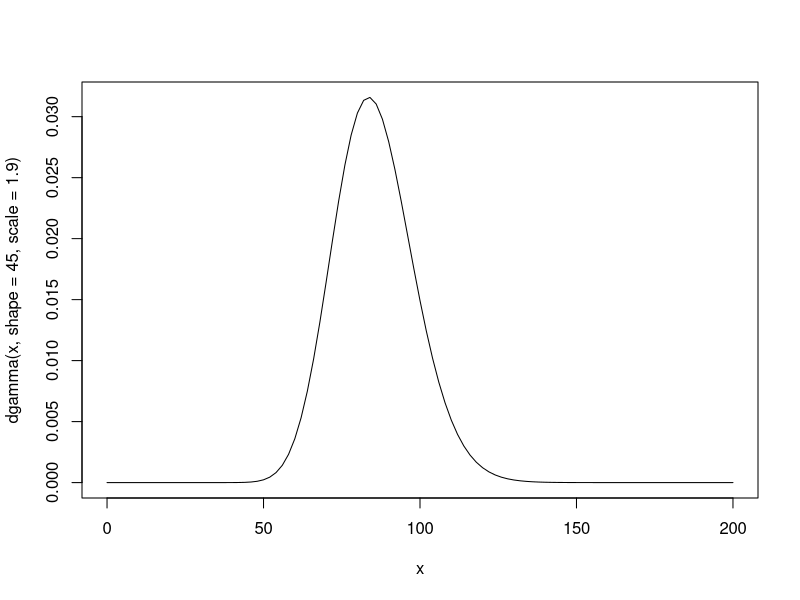
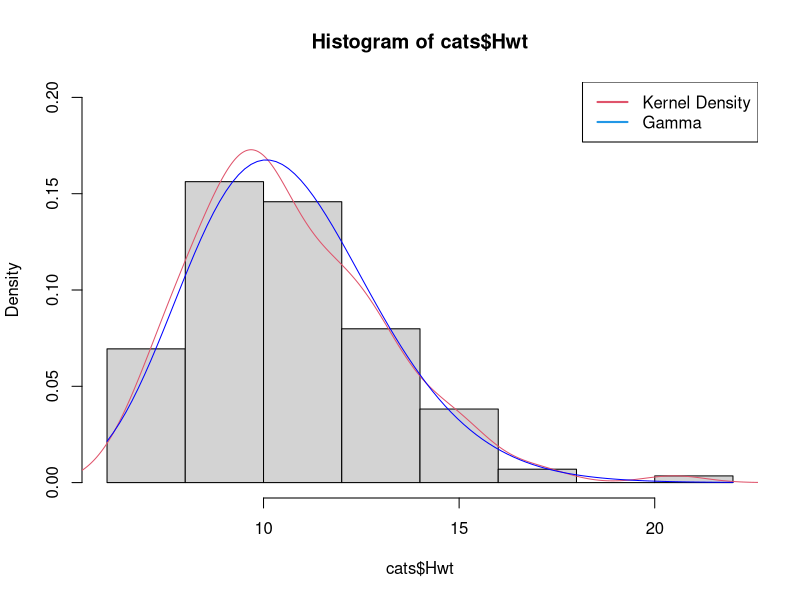

The R source for these figures, in order:
## ---- chunk 1
runif(1:10)
set.seed(10)
runif(1:10)
set.seed(10)
runif(1:10)
## ---- chunk 2
sample(1:10,size = 5,replace = T)
sample(10,size = 5,replace = T) # if the first argument is not vector
## ---- chunk 3
dnorm(x=c(-1,0,1),mean=1,sd=0.1)
pnorm(q=c(2,-2)) # defaults to mean=0,sd=1
dbinom(5,size=7,p=0.7,log=TRUE)
qchisq(p=0.95,df=5)
rt(n=4,df=2)
## ---- chunk 4
curve(dgamma(x,shape=45,scale=1.9),from=0,to=200)
## ---- chunk 5
gamma.est_MM <- function(x) {
  m <- mean(x); v <- var(x)
  return(c(shape=m^2/v, scale=v/m))
}
## ---- chunk 6
require(MASS)
fitdistr(cats$Hwt, densfun="gamma")
## ---- chunk 7
gamma.est_MM(rgamma(100,shape=19,scale=45))
gamma.est_MM(rgamma(1e5,shape=19,scale=45))
gamma.est_MM(rgamma(1e6,shape=19,scale=45))
## ---- chunk 8
hist(cats$Hwt,prob=T,ylim=c(0,.2))
lines(density(cats$Hwt),col=2)
cats.gamma <- gamma.est_MM(cats$Hwt)
curve(dgamma(x,shape=cats.gamma["shape"],scale=cats.gamma["scale"]),add=TRUE,col="blue")
legend("topright",c("Kernel Density","Gamma"),col=c(2,4),lty=1,lwd=2)
## ---- chunk 9
test.data <- rnorm(100,.5,.1)
ks.test(test.data,pnorm,mean=.1,sd=0.1)
## ---- chunk 10
coin <- rbinom(100,1,.45); chisq.test(table(coin),p=c(1/2,1/2))
coin <- rbinom(1000,1,.45) ; chisq.test(table(coin),p=c(1/2,1/2))
## ---- chunk 11
cats.hist <- hist(cats$Hwt,plot=FALSE)
cats.hist$breaks
cats.hist$counts
## ---- chunk 12
# Why the padding by -Inf and Inf?
p <- diff(pgamma(c(-Inf,cats.hist$breaks,Inf),shape=cats.gamma["shape"],
                 scale=cats.gamma["scale"]))
# Why the padding by 0 and 0?
 chisq.test(c(0,cats.hist$counts,0),p=p)
